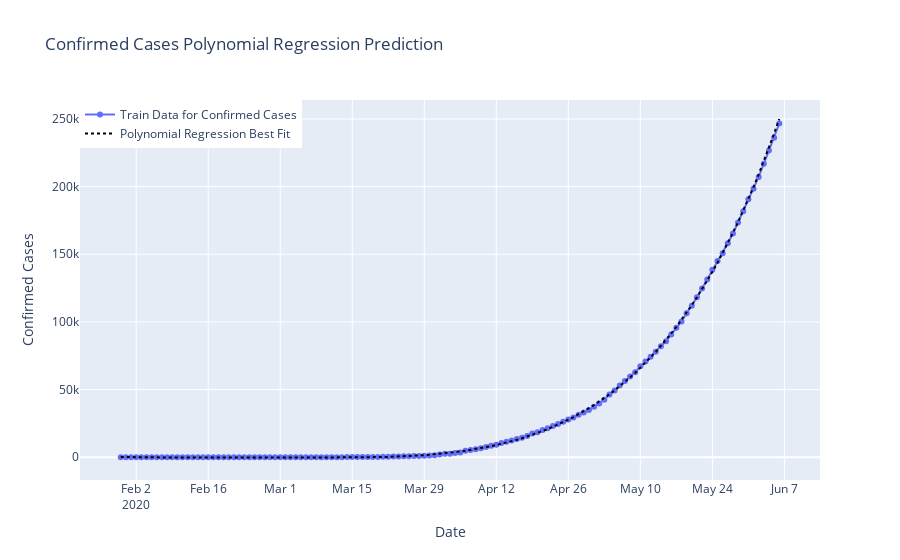

Write notebook code for a chart like this one.
### Code cell
comp_data=poly.fit_transform(np.array(india_datewise["Days Since"]).reshape(-1,1))
plt.figure(figsize=(11,6))
predictions_poly=linreg.predict(comp_data)
fig=go.Figure()
fig.add_trace(go.Scatter(x=india_datewise['ObservationDate'], y=india_datewise["Confirmed"],
                    mode='lines+markers',name="Train Data for Confirmed Cases"))
fig.add_trace(go.Scatter(x=india_datewise['ObservationDate'], y=predictions_poly,
                    mode='lines',name="Polynomial Regression Best Fit",
                    line=dict(color='black', dash='dot')))
fig.update_layout(title="Confirmed Cases Polynomial Regression Prediction",
                 xaxis_title="Date",yaxis_title="Confirmed Cases",
                 legend=dict(x=0,y=1,traceorder="normal"))
fig.show()

### Figure 1 — Plotly figure (JSON) as saved in the notebook; plotly's stock layout.template omitted (floating-point values rounded to 4 significant figures; data arrays with more than 128 entries replaced by an {"elided": "..."} marker saying what was removed)
{"data": [{"mode": "lines+markers", "name": "Train Data for Confirmed Cases", "type": "scatter", "x": {"elided": "129 str values"}, "y": {"elided": "129 int values"}}, {"line": {"color": "black", "dash": "dot"}, "mode": "lines", "name": "Polynomial Regression Best Fit", "type": "scatter", "x": {"elided": "129 str values"}, "y": {"elided": "129 float values"}}], "layout": {"legend": {"traceorder": "normal", "x": 0, "y": 1}, "title": {"text": "Confirmed Cases Polynomial Regression Prediction"}, "xaxis": {"title": {"text": "Date"}}, "yaxis": {"title": {"text": "Confirmed Cases"}}}}
